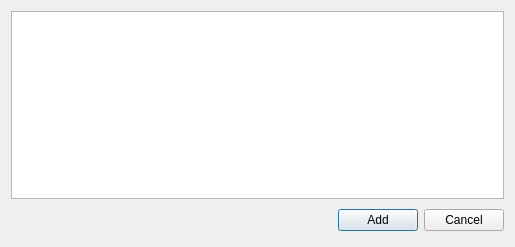
<?xml version="1.0" encoding="UTF-8"?>
<ui version="4.0">
 <class>ComponentLibraryDialog</class>
 <widget class="QDialog" name="ComponentLibraryDialog">
  <property name="windowModality">
   <enum>Qt::ApplicationModal</enum>
  </property>
  <property name="geometry">
   <rect>
    <x>0</x>
    <y>0</y>
    <width>515</width>
    <height>247</height>
   </rect>
  </property>
  <property name="sizePolicy">
   <sizepolicy hsizetype="Preferred" vsizetype="Minimum">
    <horstretch>0</horstretch>
    <verstretch>0</verstretch>
   </sizepolicy>
  </property>
  <property name="windowTitle">
   <string>Component Library</string>
  </property>
  <layout class="QVBoxLayout" name="verticalLayout">
   <property name="sizeConstraint">
    <enum>QLayout::SetMinimumSize</enum>
   </property>
   <item>
    <widget class="QTreeView" name="treeView"/>
   </item>
   <item>
    <layout class="QHBoxLayout" name="buttonLayout">
     <property name="spacing">
      <number>6</number>
     </property>
     <property name="sizeConstraint">
      <enum>QLayout::SetMinimumSize</enum>
     </property>
     <property name="margin" stdset="0">
      <number>0</number>
     </property>
     <item>
      <spacer name="spacer">
       <property name="orientation">
        <enum>Qt::Horizontal</enum>
       </property>
       <property name="sizeHint" stdset="0">
        <size>
         <width>131</width>
         <height>31</height>
        </size>
       </property>
      </spacer>
     </item>
     <item>
      <widget class="QPushButton" name="createButton">
       <property name="text">
        <string>Add</string>
       </property>
      </widget>
     </item>
     <item>
      <widget class="QPushButton" name="cancelButton">
       <property name="text">
        <string>Cancel</string>
       </property>
      </widget>
     </item>
    </layout>
   </item>
  </layout>
 </widget>
 <resources/>
 <connections>
  <connection>
   <sender>createButton</sender>
   <signal>clicked()</signal>
   <receiver>ComponentLibraryDialog</receiver>
   <slot>accept()</slot>
   <hints>
    <hint type="sourcelabel">
     <x>278</x>
     <y>253</y>
    </hint>
    <hint type="destinationlabel">
     <x>96</x>
     <y>254</y>
    </hint>
   </hints>
  </connection>
  <connection>
   <sender>cancelButton</sender>
   <signal>clicked()</signal>
   <receiver>ComponentLibraryDialog</receiver>
   <slot>reject()</slot>
   <hints>
    <hint type="sourcelabel">
     <x>369</x>
     <y>253</y>
    </hint>
    <hint type="destinationlabel">
     <x>179</x>
     <y>282</y>
    </hint>
   </hints>
  </connection>
 </connections>
</ui>
